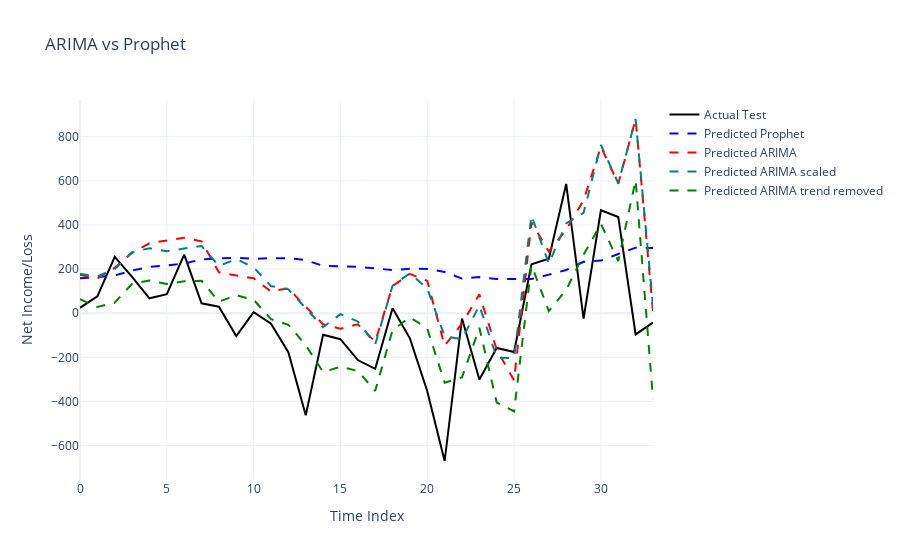

Source (notebook cell):
### Code cell
import plotly.graph_objects as go
x_start = 0 
x_pred = list(range(x_start, x_start + len(pred_prophet)))  


fig = go.Figure()

fig.add_trace(go.Scatter(
    y=test,
    mode='lines',
    name='Actual Test',
    line=dict(color='black')
))

fig.add_trace(go.Scatter(
    x=x_pred,
    y=pred_prophet.flatten(),
    mode='lines',
    name='Predicted Prophet',
    line=dict(color='blue', dash='dash')
))

fig.add_trace(go.Scatter(
    y=predictions[0],
    mode='lines',
    name='Predicted ARIMA',
    line=dict(color='red', dash='dash')
))

fig.add_trace(go.Scatter(
    y=predictions[1],
    mode='lines',
    name='Predicted ARIMA scaled',
    line=dict(color='teal', dash='dash')
))

fig.add_trace(go.Scatter(
    y=predictions[2],
    mode='lines',
    name='Predicted ARIMA trend removed',
    line=dict(color='green', dash='dash')
))


fig.update_layout(
    title="ARIMA vs Prophet",
    xaxis_title="Time Index",
    yaxis_title="Net Income/Loss",
    template="plotly_white"
)


fig.show()

### Figure 1 — Plotly figure (JSON) as saved in the notebook; plotly's stock layout.template omitted (floating-point values rounded to 4 significant figures)
{"data": [{"line": {"color": "black"}, "mode": "lines", "name": "Actual Test", "type": "scatter", "y": [24.39, 75.89, 255.4, 164.9, 67.41, 85.92, 265.4, 44.93, 29.44, -104.1, 4.45, -48.04, -176.5, -463.0, -97.53, -118.0, -212.5, -252.0, 22.5, -114.0, -353.5, -670.0, -24.48, -301.0, -157.5, -176.0, 221.5, 247.1, 585.6, -24.93, 466.6, 436.1, -96.41, -42.91]}, {"line": {"color": "blue", "dash": "dash"}, "mode": "lines", "name": "Predicted Prophet", "type": "scatter", "x": [0, 1, 2, 3, 4, 5, 6, 7, 8, 9, 10, 11, 12, 13, 14, 15, 16, 17, 18, 19, 20, 21, 22, 23, 24, 25, 26, 27, 28, 29, 30, 31, 32, 33], "y": [158.8, 163.1, 170.9, 193.4, 209.3, 215.9, 224.4, 244.2, 248.2, 251.3, 246.0, 249.6, 249.1, 240.2, 214.9, 213.5, 210.6, 203.0, 195.5, 201.3, 200.6, 187.1, 156.7, 163.4, 154.7, 155.2, 154.5, 174.7, 195.6, 232.7, 238.2, 268.4, 296.9, 294.9]}, {"line": {"color": "red", "dash": "dash"}, "mode": "lines", "name": "Predicted ARIMA", "type": "scatter", "y": [174.2, 157.0, 205.6, 273.7, 316.7, 330.0, 342.0, 325.4, 185.0, 170.9, 158.0, 98.52, 112.6, 28.82, -50.57, -70.38, -50.84, -129.6, 122.7, 177.9, 146.6, -147.5, -47.23, 85.31, -165.1, -304.6, 411.0, 279.5, 377.7, 511.5, 754.7, 586.4, 880.0, 6.744]}, {"line": {"color": "teal", "dash": "dash"}, "mode": "lines", "name": "Predicted ARIMA scaled", "type": "scatter", "y": [178.5, 166.7, 199.8, 276.3, 294.6, 280.8, 293.0, 304.7, 213.9, 244.9, 207.5, 122.7, 107.8, 20.4, -63.67, -4.204, -37.52, -141.6, 124.2, 180.8, 111.7, -104.8, -118.3, 34.92, -201.6, -203.7, 442.8, 224.7, 407.2, 454.3, 762.3, 588.9, 879.4, 33.88]}, {"line": {"color": "green", "dash": "dash"}, "mode": "lines", "name": "Predicted ARIMA trend removed", "type": "scatter", "y": [63.58, 28.57, 47.85, 133.1, 148.4, 132.2, 144.9, 146.5, 52.58, 80.73, 61.13, -27.02, -52.4, -144.9, -266.8, -243.2, -261.7, -352.2, -76.89, -17.95, -70.11, -314.9, -290.9, -66.52, -404.8, -445.1, 217.5, 9.72, 105.3, 264.6, 404.7, 236.6, 602.8, -388.5]}], "layout": {"title": {"text": "ARIMA vs Prophet"}, "xaxis": {"title": {"text": "Time Index"}}, "yaxis": {"title": {"text": "Net Income/Loss"}}}}
